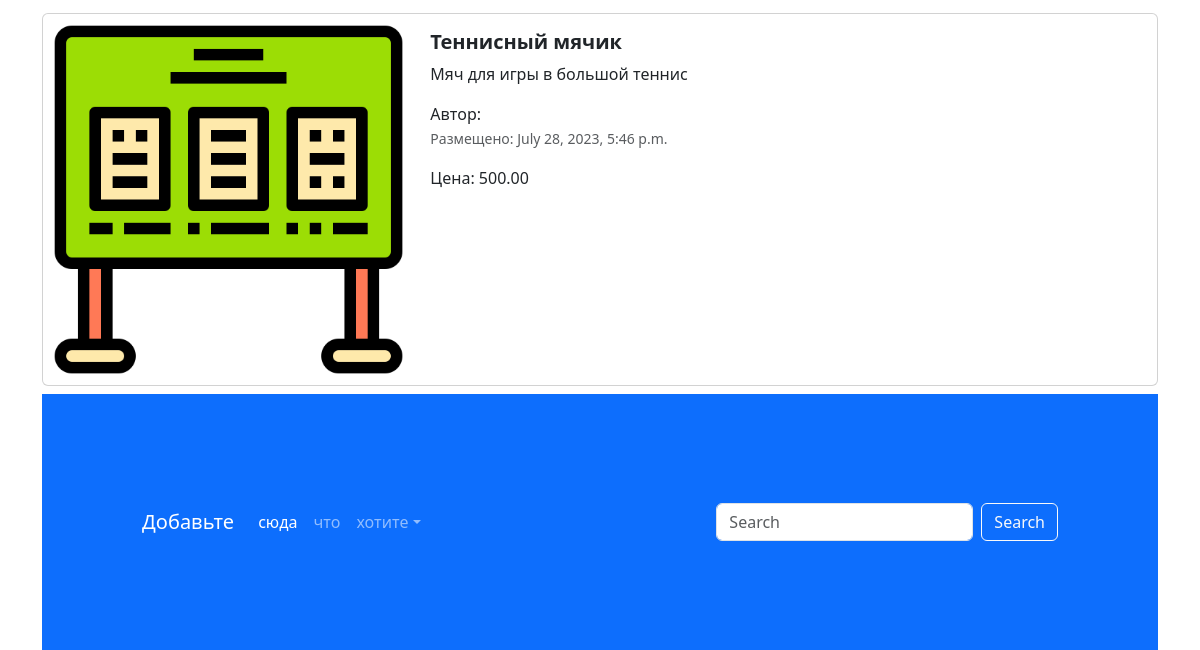
/ (lower part), run on an earlier commit of the app's database.
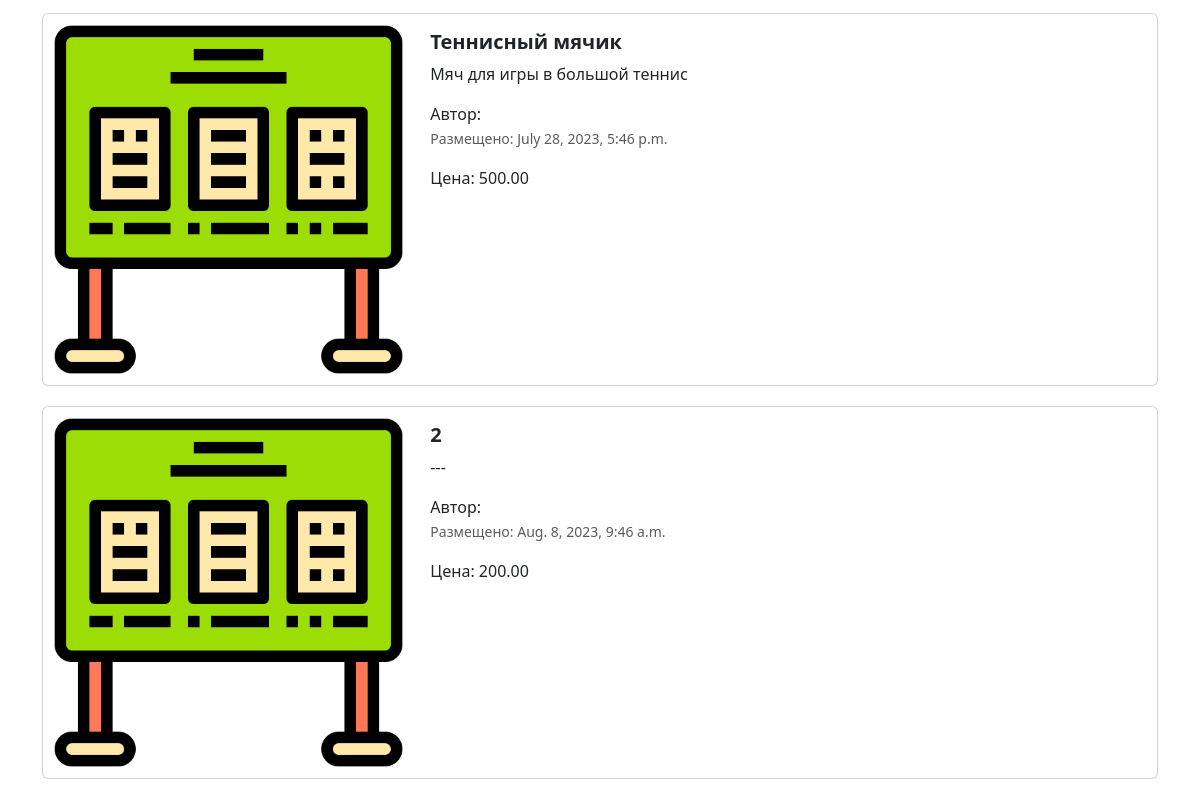
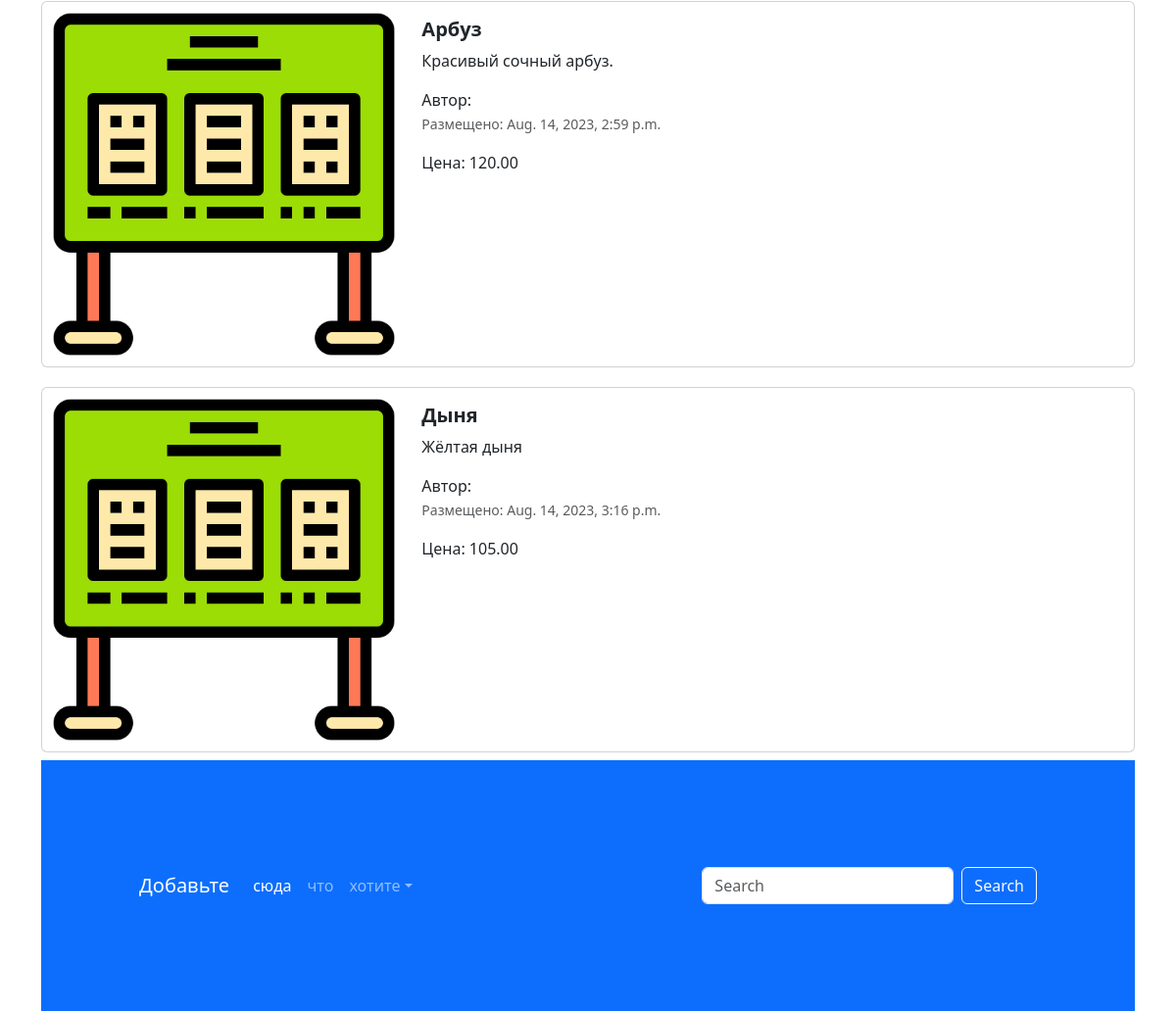
And on a later commit of the database (2 pictures, top to bottom).
### app_advertisements/models.py (models this page shows, shortened)
class Advertisement(models.Model):
    title = models.CharField('заголовок', max_length=128)
    description = models.TextField('описание')
    price = models.DecimalField('цена', max_digits=10, decimal_places=2)
    auction = models.BooleanField('торг', help_text='Отметьте, если торг уместен')
    created_at = models.DateTimeField(auto_now_add=True)
    updated_at = models.DateTimeField(auto_now=True)
    user = models.ForeignKey(User, verbose_name='пользователь', on_delete=models.CASCADE)
    image = models.ImageField('изображение', upload_to='advertisements/')
    class Meta:
        db_table = 'advertisements'

### app_advertisements/views.py (the view)
# urls.py: path('', index, name='main-page'),
def index(request):
    advertisements = Advertisement.objects.all()
    context = {'advertisements': advertisements}
    return render(request, 'app_advertisements/index.html', context)

### templates/app_advertisements/index.html (shortened to what this page needs)
{% extends 'base.html' %}
{% load static %}
{% block content %}
<body>
<div class="container">
  {% for adv in advertisements %}
  <div class="col">
    <div class="card mb-2" style="max-width: 1200px; margin-top: 20px;">
      <div class="row g-0">
        <div class="col-md-4">
          <a href="advertisement.html" class="nav-link">
            <img src="{% if adv.image %} {{ adv.image.url }} {% else %} {% static 'img/adv.png' %} {% endif %} " class="img-fluid rounded-start" alt="Card title">
          </a>
        </div>
        <div class="col-md-8">
          <div class="card-body">
            <h5 class="card-title">
              <a href="advertisement.html" class="nav-link"><strong>{{ adv.title }}</strong></a>
            </h5>
            <a href="advertisement.html" class="nav-link">
              <p class="card-text">
                {{ adv.description }}
              </p>
              <span>Автор: {{ adv.user }}</span>
              <p class="card-text"><small class="text-muted">Размещено: {{ adv.created_at }}</small></p>
              <span> Цена: {{ adv.price }}</span>
            </a>
          </div>
        </div>
      </div>
    </div>
  {% endfor %}
<footer style="padding: 100px;" class="bg-primary">
  <nav class="navbar navbar-expand-sm navbar-dark">
    <a class="navbar-brand" href="#">Добавьте</a>
    <div class="collapse navbar-collapse" id="collapsibleNavId">
      <ul class="navbar-nav me-auto mt-2 mt-lg-0">
        <li class="nav-item">
          <a class="nav-link active" href="#" aria-current="page">сюда</a>
        </li>
        <li class="nav-item">
          <a class="nav-link" href="#">что</a>
        </li>
        <li class="nav-item dropdown">
          <a class="nav-link dropdown-toggle" href="#" id="dropdownId" data-bs-toggle="dropdown" aria-haspopup="true"
             aria-expanded="false">хотите</a>
        </li>
      </ul>
      <form class="d-flex my-2 my-lg-0">
        <input class="form-control me-sm-2" type="text" placeholder="Search">
        <button class="btn btn-outline-light my-2 my-sm-0" type="submit">Search</button>
      </form>
    </div>
  </nav>
</footer>
{% endblock %}

### templates/base.html (shortened to what this page needs)
{% load static %}
<!DOCTYPE html>
<html lang="en">
<head>
  <link href="{% static 'css/bootstrap.min.css' %}" rel="stylesheet">
  <link rel="stylesheet" href="{% static 'css/fontello.css' %}">
</head>
<body>
{% block content %}
{% endblock %}
</body>
</html>

What changed in the data, as far as the page shows it:
added Advertisement: title "2", description "---", created_at "Aug. 8, 2023, 9:46 a.m.", price "200.00"
added Advertisement: title "Арбуз", description "Красивый сочный арбуз.", created_at "Aug. 14, 2023, 2:59 p.m.", price "120.00"
added Advertisement: title "Дыня", description "Жёлтая дыня", created_at "Aug. 14, 2023, 3:16 p.m.", price "105.00"
